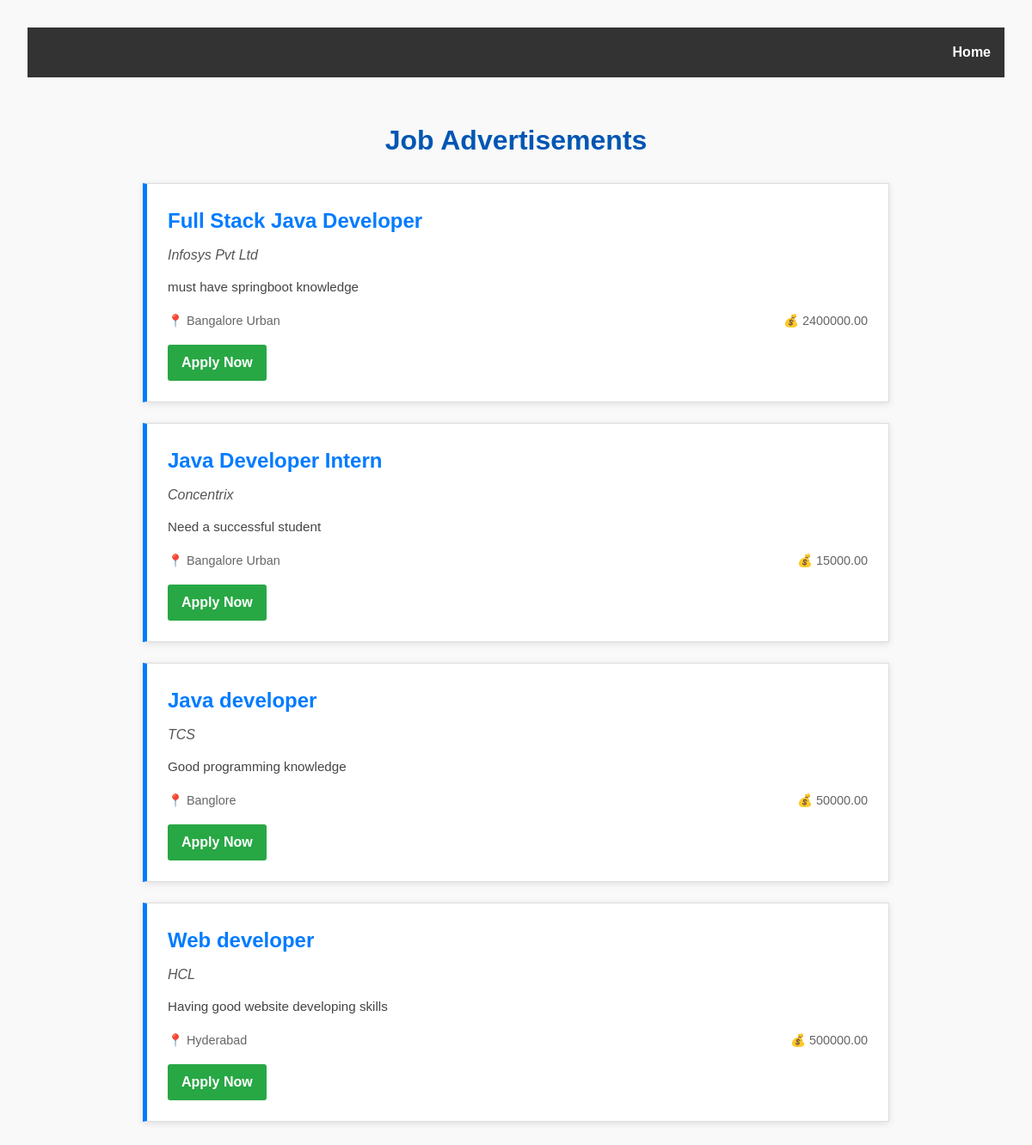
/job_postings.php, run on the app's committed database.
### tables this page shows
CREATE TABLE `jobs` (
  `id` int(11) NOT NULL,
  `title` varchar(255) NOT NULL,
  `description` text NOT NULL,
  `location` varchar(255) NOT NULL,
  `company` varchar(255) NOT NULL,
  `salary` decimal(10,2) NOT NULL,
  `posted_by` int(11) DEFAULT NULL
);

### job_postings.php (the view, shortened to what this page needs)
<?php
require 'config.php';
$sql_jobs = "SELECT * FROM jobs";
$result_jobs = $conn->query($sql_jobs);
?>
<!DOCTYPE html>
<html lang="en">
<head>
</head>
<body>
    <header>
        <nav>
            <ul>
                <li><a href="index.html">Home</a></li>
            </ul>
        </nav>
    </header>
    <main>
        <h2 class="page-title">Job Advertisements</h2>
        <ul class="job-list">
            <?php while ($job = $result_jobs->fetch_assoc()): ?>
                <li class="job-ad">
                    <h3 class="job-title"><?php echo htmlspecialchars($job['title']); ?></h3>
                    <p class="company-name"><?php echo htmlspecialchars($job['company']); ?></p>
                    <p class="job-description"><?php echo htmlspecialchars($job['description']); ?></p>
                    <div class="job-details">
                        <span class="location">📍 <?php echo htmlspecialchars($job['location']); ?></span>
                        <span class="salary">💰 <?php echo htmlspecialchars($job['salary']); ?></span>
                    </div>
                    <a href="apply_job.php?job_id=<?php echo $job['id']; ?>" class="apply-now">Apply Now</a>
                </li>
            <?php endwhile; ?>
        </ul>
    </main>
</body>
</html>

### job_postings.php (style rules this page uses)
* { margin: 0; padding: 0; box-sizing: border-box; font-family: 'Arial', sans-serif; }
body { background-color: #f9f9f9; color: #333; line-height: 1.6; padding: 2rem; }
header { background-color: #333; padding: 1rem; margin-bottom: 2rem; }
nav ul { list-style: none; display: flex; justify-content: flex-end; }
nav ul li { margin-left: 2rem; }
nav ul li a { color: #fff; text-decoration: none; font-weight: bold; }
main { max-width: 900px; margin: 0 auto; padding: 1rem; }
.page-title { font-size: 2rem; color: #0056b3; text-align: center; margin-bottom: 1.5rem; }
.job-list { list-style: none; padding: 0; }
.job-ad { background-color: #fff; border: 1px solid #ddd; padding: 1.5rem; margin-bottom: 1.5rem; border-left: 5px solid #007bff; box-shadow: 0 2px 8px rgba(0, 0, 0, 0.1); transition: transform 0.3s, box-shadow 0.3s; }
.job-title { font-size: 1.5rem; color: #007bff; margin-bottom: 0.5rem; font-weight: bold; }
.company-name { font-size: 1rem; color: #555; margin-bottom: 0.75rem; font-style: italic; }
.job-description { font-size: 0.95rem; color: #444; margin-bottom: 1rem; }
.job-details { font-size: 0.9rem; color: #666; display: flex; justify-content: space-between; margin-bottom: 1rem; }
.location, .salary { display: inline-block; }
.apply-now { display: inline-block; color: #fff; background-color: #28a745; padding: 0.5rem 1rem; border-radius: 3px; text-decoration: none; font-weight: bold; transition: background-color 0.3s; }

### data on the page
jobs: title "Full Stack Java Developer", company "Infosys Pvt Ltd", description "must have springboot knowledge", location "Bangalore Urban", salary "2400000.00"
jobs: title "Java Developer Intern", company "Concentrix", description "Need a successful student", location "Bangalore Urban", salary "15000.00"
jobs: title "Java developer", company "TCS", description "Good programming knowledge", location "Banglore", salary "50000.00"
jobs: title "Web developer", company "HCL", description "Having good website developing skills", location "Hyderabad", salary "500000.00"
